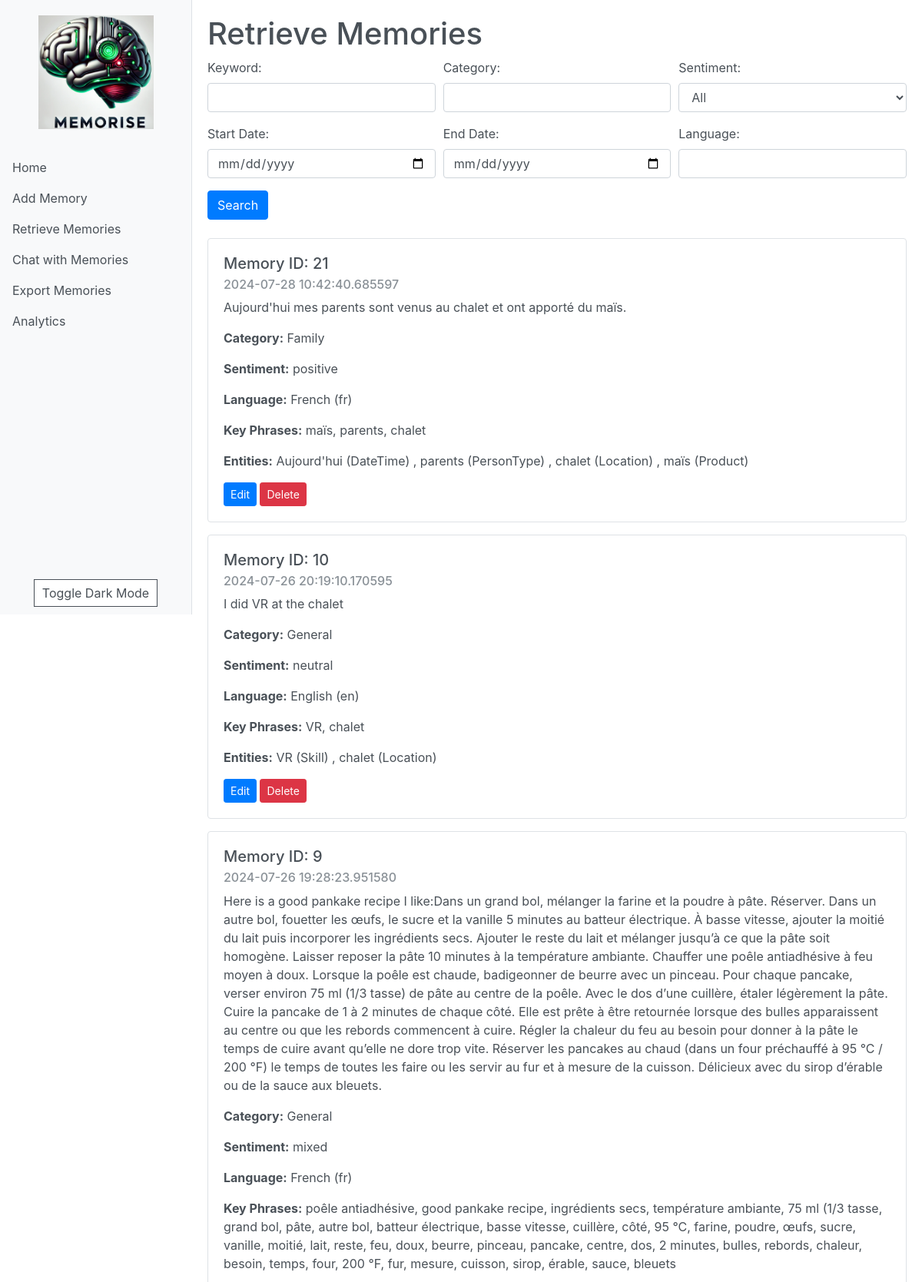
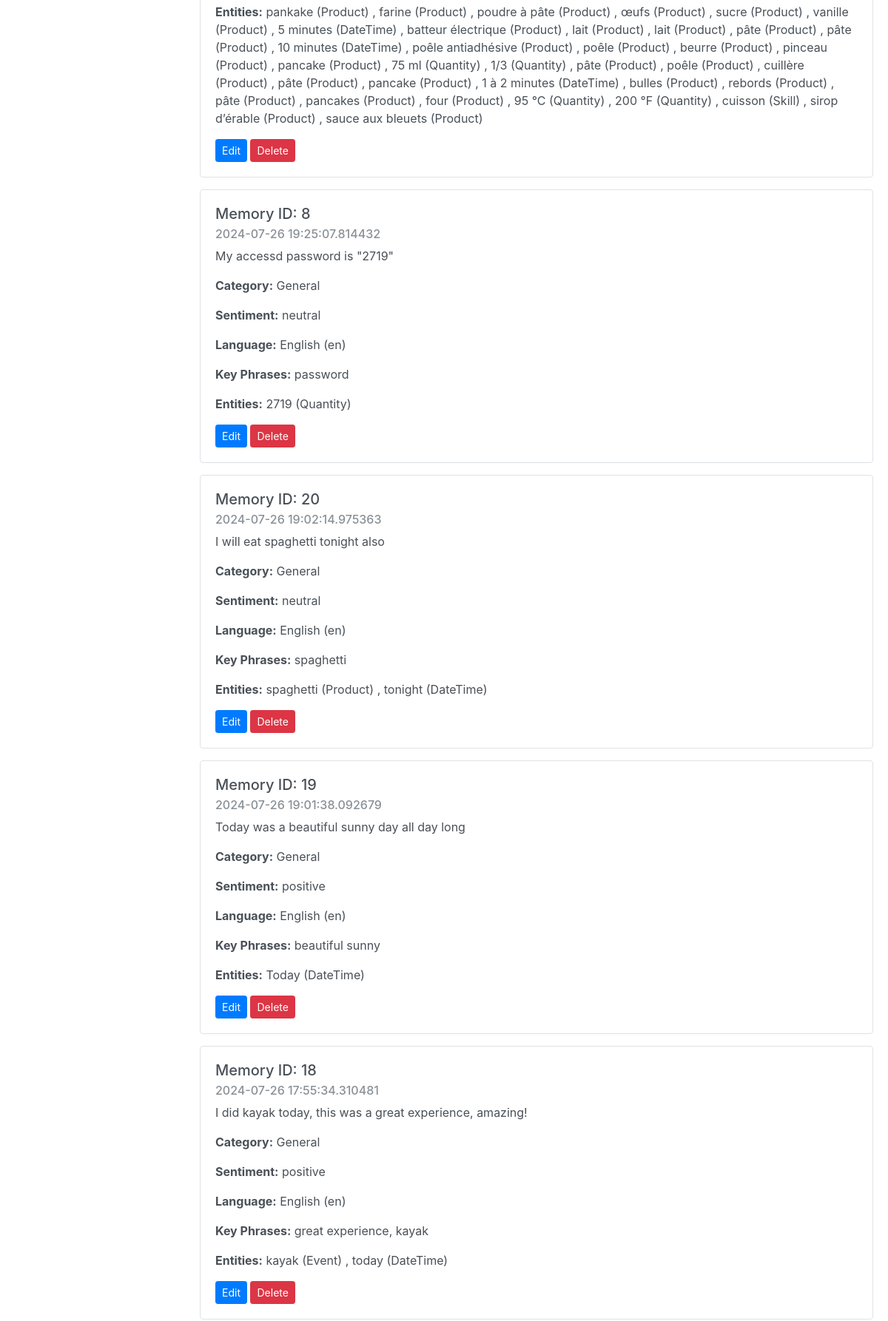
The app's page /retrieve_memories (upper part) with its own data (2 pictures, top to bottom).
### app/models/memory.py (models this page shows, shortened)
class Memory(db.Model):
    id = db.Column(db.Integer, primary_key=True)
    content = db.Column(db.Text, nullable=False)
    timestamp = db.Column(db.DateTime, default=datetime.utcnow)
    category = db.Column(db.String(50))
    sentiment = db.Column(db.String(20))
    sentiment_scores = db.Column(db.Text)
    entities = db.Column(db.Text)
    key_phrases = db.Column(db.Text)
    language = db.Column(db.String(50))
    language_code = db.Column(db.String(10))

### app/routes/memory_routes.py (the view)
@bp.route('/retrieve_memories', methods=['GET', 'POST'])
def retrieve_memories_route():
    if request.method == 'POST':
        keyword = request.form.get('keyword', '')
        category = request.form.get('category', '')
        start_date = request.form.get('start_date', '')
        end_date = request.form.get('end_date', '')
        sentiment = request.form.get('sentiment', '')
        language = request.form.get('language', '')
        memories = retrieve_memories(keyword, category, start_date, end_date, sentiment, language)
    else:
        memories = retrieve_memories()
    return render_template('retrieve_memories.html', memories=memories)

### app/services/memory_service.py (called while the page is built)
def retrieve_memories(keyword=None, category=None, start_date=None, end_date=None, sentiment=None, language=None, memory_id=None):
    query = Memory.query
    if memory_id:
        query = query.filter(Memory.id == memory_id)
    if keyword:
        query = query.filter(Memory.content.like(f'%{keyword}%'))
    if category:
        query = query.filter(Memory.category == category)
    if start_date:
        query = query.filter(Memory.timestamp >= start_date)
    if end_date:
        query = query.filter(Memory.timestamp <= end_date)
    if sentiment:
        query = query.filter(Memory.sentiment == sentiment)
    if language:
        query = query.filter(Memory.language == language)
    return query.order_by(Memory.timestamp.desc()).all()

### templates/retrieve_memories.html (shortened to what this page needs)
{% extends "base.html" %}
{% block content %}
<h1>Retrieve Memories</h1>
<form method="POST" class="mb-4">
    <div class="form-row">
        <div class="form-group col-md-4">
            <label for="keyword">Keyword:</label>
            <input type="text" class="form-control" id="keyword" name="keyword">
        </div>
        <div class="form-group col-md-4">
            <label for="category">Category:</label>
            <input type="text" class="form-control" id="category" name="category">
        </div>
        <div class="form-group col-md-4">
            <label for="sentiment">Sentiment:</label>
            <select class="form-control" id="sentiment" name="sentiment">
                <option value="">All</option>
            </select>
        </div>
    </div>
    <div class="form-row">
        <div class="form-group col-md-4">
            <label for="start_date">Start Date:</label>
            <input type="date" class="form-control" id="start_date" name="start_date">
        </div>
        <div class="form-group col-md-4">
            <label for="end_date">End Date:</label>
            <input type="date" class="form-control" id="end_date" name="end_date">
        </div>
        <div class="form-group col-md-4">
            <label for="language">Language:</label>
            <input type="text" class="form-control" id="language" name="language">
        </div>
    </div>
    <button type="submit" class="btn btn-primary">Search</button>
</form>
{% if memories %}
    {% for memory in memories %}
        <div class="card mb-3">
            <div class="card-body">
                <h5 class="card-title">Memory ID: {{ memory.id }}</h5>
                <h6 class="card-subtitle mb-2 text-muted">{{ memory.timestamp }}</h6>
                <p class="card-text">{{ memory.content }}</p>
                <p><strong>Category:</strong> {{ memory.category }}</p>
                <p><strong>Sentiment:</strong> {{ memory.sentiment }}</p>
                <p><strong>Language:</strong> {{ memory.language }} ({{ memory.language_code }})</p>
                <p><strong>Key Phrases:</strong>
                    {% set key_phrases = memory.key_phrases | from_json %}
                    {% if key_phrases is string %}
                        {{ key_phrases }}
                    {% else %}
                        {{ ', '.join(key_phrases) }}
                    {% endif %}
                </p>
                <p><strong>Entities:</strong>
                    {% set entities = memory.entities | from_json %}
                    {% if entities is string %}
                        {{ entities }}
                    {% elif entities is iterable %}
                        {% for entity in entities %}
                            {% if entity is mapping %}
                                {{ entity.get('text', '') }} ({{ entity.get('category', '') }})
                            {% elif entity is string %}
                                {{ entity }}
                            {% elif entity is iterable and entity is not string %}
                                {% set entity_text = entity[0] if entity else '' %}
                                {% set entity_category = entity[1] if entity|length > 1 else '' %}
                                {{ entity_text }}
                                {%- if entity_category and entity_category != entity_text and entity_category != '' %} ({{ entity_category }}){% endif %}
                            {% else %}
                                {{ entity }}
                            {% endif %}
                            {% if not loop.last %}, {% endif %}
                        {% endfor %}
                    {% else %}
                        Unable to display entities
                    {% endif %}
                </p>
                <a href="{{ url_for('memory.update_memory_route', memory_id=memory.id) }}" class="btn btn-primary btn-sm">Edit</a>
                <form action="{{ url_for('memory.delete_memory_route', memory_id=memory.id) }}" method="POST" style="display: inline;">
                    <button type="submit" class="btn btn-danger btn-sm" onclick="return confirm('Are you sure you want to delete this memory?')">Delete</button>
                </form>
            </div>
        </div>
    {% endfor %}
{% else %}
    <p>No memories found.</p>
{% endif %}
{% endblock %}

### templates/base.html (style rules this page uses)
:root { --bg-color: #ffffff; --text-color: #495057; --sidebar-bg: #f8f9fa; --sidebar-border: #dee2e6; --hover-bg: #e9ecef; --card-bg: #ffffff; --card-border: #dee2e6; }
body { background-color: var(--bg-color); color: var(--text-color); transition: background-color 0.3s, color 0.3s; }
.card { background-color: var(--card-bg); border-color: var(--card-border); color: var(--text-color); }
.card-subtitle { color: var(--text-color); opacity: 0.8; }

### records on screen
Memory: id "21", timestamp "2024-07-28 10:42:40.685597", content "Aujourd'hui mes parents sont venus au chalet et ont apporté du maïs.", category "Family", sentiment "positive", language "French", language_code "fr", value "maïs, parents, chalet", entities "Aujourd'hui" "parents" "chalet" "maïs", entities "DateTime" "PersonType" "Location" "Product"
Memory: id "10", timestamp "2024-07-26 20:19:10.170595", content "I did VR at the chalet", category "General", sentiment "neutral", language "English", language_code "en", value "VR, chalet", entities "VR" "chalet", entities "Skill" "Location"
Memory: id "9", timestamp "2024-07-26 19:28:23.951580", content "Here is a good pankake recipe I like:Dans un grand bol, mélanger la farine et la poudre à pâte. Réserver. Dans un autre bol, fouetter les œufs, le sucre et la vanille 5 minutes au batteur électrique. À basse vitesse, ajouter la moitié du lait puis incorporer les ingrédients secs. Ajouter le reste du lait et mélanger jusqu’à ce que la pâte soit homogène. Laisser reposer la pâte 10 minutes à la température ambiante. Chauffer une poêle antiadhésive à feu moyen à doux. Lorsque la poêle est chaude, badigeonner de beurre avec un pinceau. Pour chaque pancake, verser environ 75 ml (1/3 tasse) de pâte au centre de la poêle. Avec le dos d’une cuillère, étaler légèrement la pâte. Cuire la pancake de 1…", category "General", sentiment "mixed", language "French", language_code "fr", value "poêle antiadhésive, good pankake recipe, ingrédients secs, température ambiante, 75 ml (1/3 tasse, grand bol, pâte, autre bol, batteur électrique, basse vitesse, cuillère, côté, 95 °C, farine, poudre, œufs, sucre, vanille, moitié, lait, reste, feu, doux, beurre, pinceau, pancake, centre, dos, 2 minutes, bulles, rebords, chaleur, besoin, temps, four, 200 °F, fur, mesure, cuisson, sirop, érable, sauce, bleuets", entities "pankake" "farine" "poudre à pâte" "œufs" "sucre" "vanille" "5 minutes" "batteur électrique" "lait" "lait" "pâte" "pâte" "10 minutes" "poêle antiadhésive" "poêle" "beurre" "pinceau" "pancake" "75 ml" "1/3" "pâte" "poêle" "cuillère" "pâte" "pancake" "1 à 2 minutes" "bulles" "rebords" "pâte" "pancakes" "four" "95 °C" "200 °F" "cuisson" "sirop d’érable" "sauce aux bleuets", entities "Product" "Product" "Product" "Product" "Product" "Product" "DateTime" "Product" "Product" "Product" "Product" "Product" "DateTime" "Product" "Product" "Product" "Product" "Product" "Quantity" "Quantity" "Product" "Product" "Product" "Product" "Product" "DateTime" "Product" "Product" "Product" "Product" "Product" "Quantity" "Quantity" "Skill" "Product" "Product"
Memory: id "8", timestamp "2024-07-26 19:25:07.814432", content "My accessd password is \"2719\"", category "General", sentiment "neutral", language "English", language_code "en", value "password", entities "2719", entities "Quantity"
Memory: id "20", timestamp "2024-07-26 19:02:14.975363", content "I will eat spaghetti tonight also", category "General", sentiment "neutral", language "English", language_code "en", value "spaghetti", entities "spaghetti" "tonight", entities "Product" "DateTime"
Memory: id "19", timestamp "2024-07-26 19:01:38.092679", content "Today was a beautiful sunny day all day long", category "General", sentiment "positive", language "English", language_code "en", value "beautiful sunny", entities "Today", entities "DateTime"
Memory: id "18", timestamp "2024-07-26 17:55:34.310481", content "I did kayak today, this was a great experience, amazing!", category "General", sentiment "positive", language "English", language_code "en", value "great experience, kayak", entities "kayak" "today", entities "Event" "DateTime"
